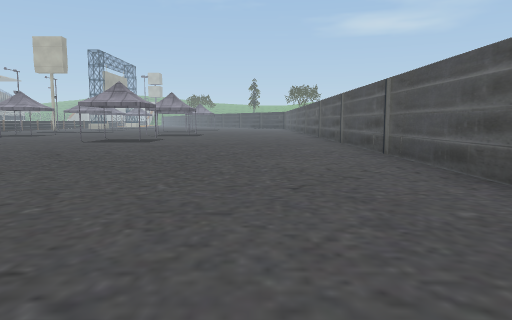
[1] (above)

19 first-person views from a walk through a 3-D level made in the Unity game engine. The camera is 1.3 m above the floor, tilts 6° down and sees 70° across. The floor is counted in squares, 2 m on a side. Each view is taken from the middle of a square. On the plan, view 1 faces up. The plan holds only what a view shows up to about 11 squares ahead; the rest is blank. The place goes on beyond the plan. Some surface patterns are stand-ins.

[2]
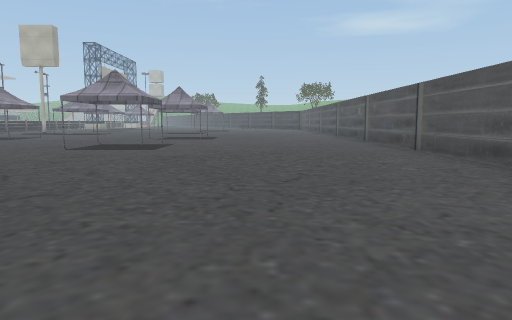

[3]
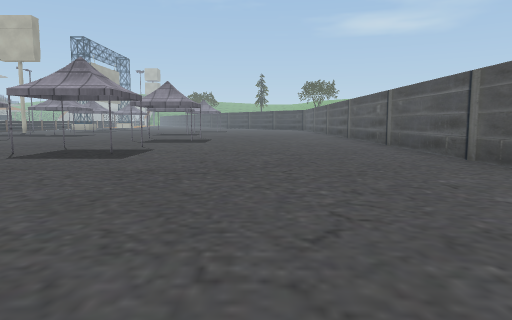

[4]
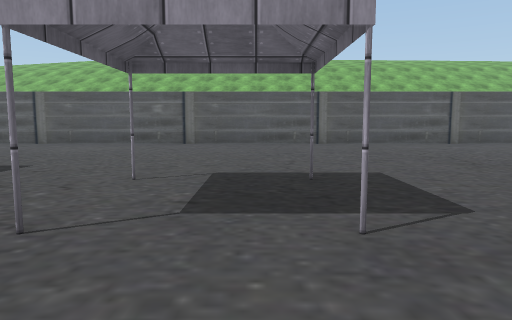

[5]
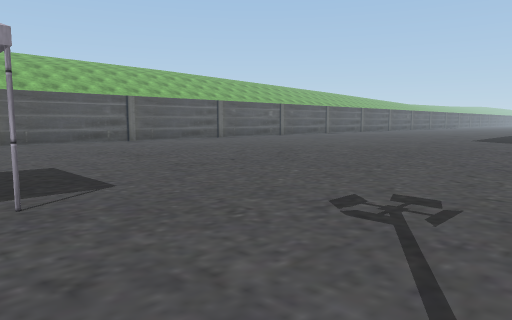

[6]
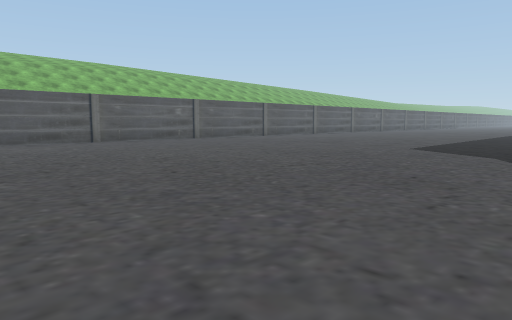

[7]
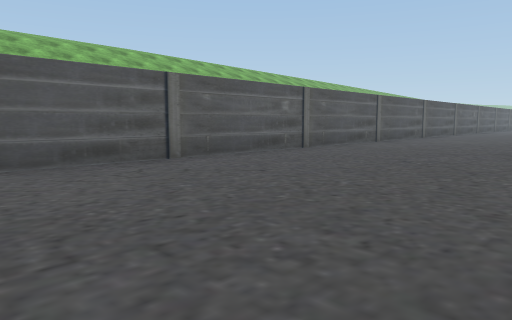

[8]
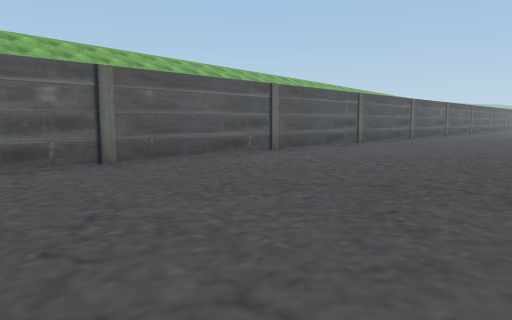

[9]
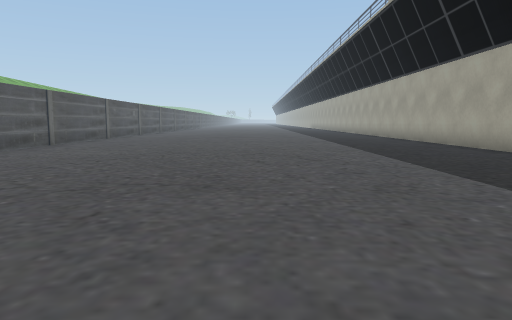

[10]
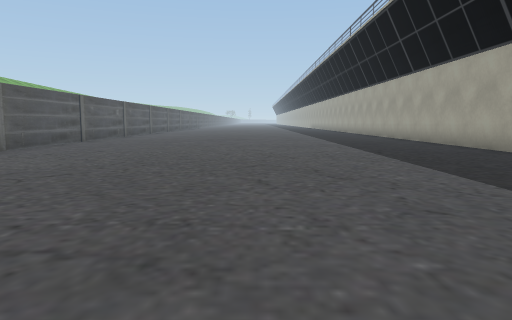

[11]
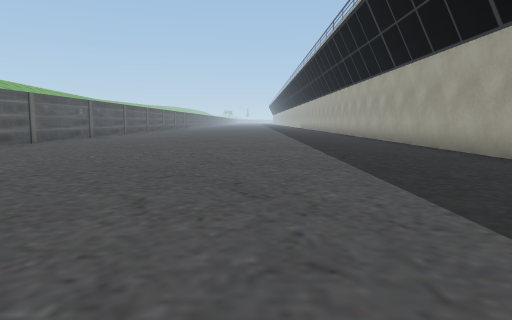

[12]
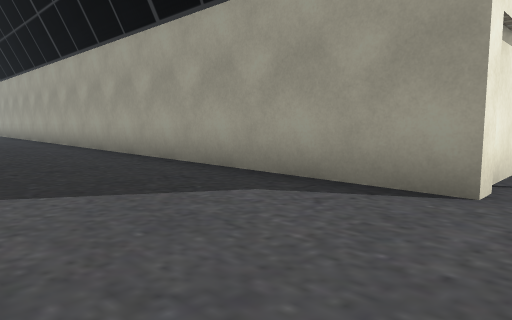

[13]
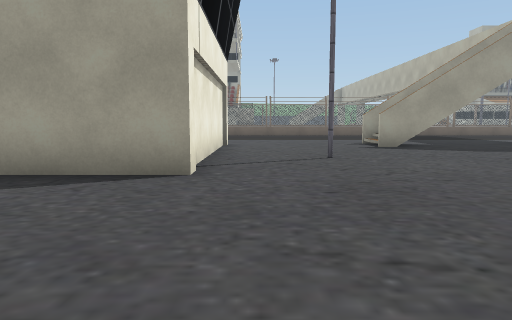

[14]
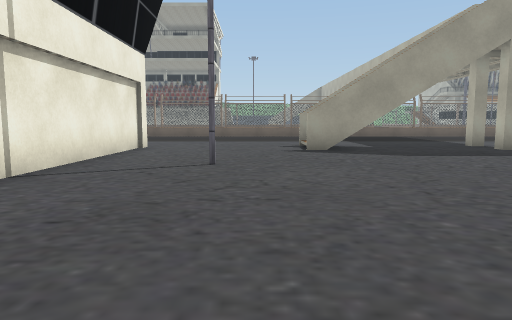

[15]
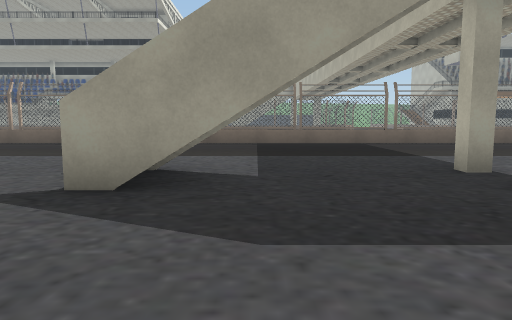

[16]
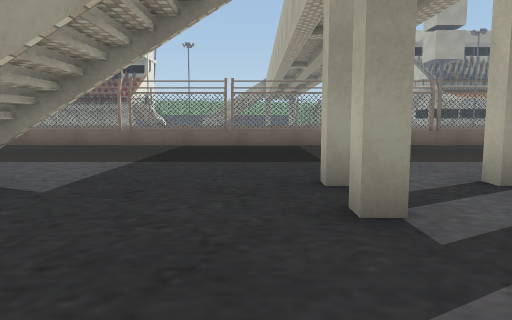

[17]
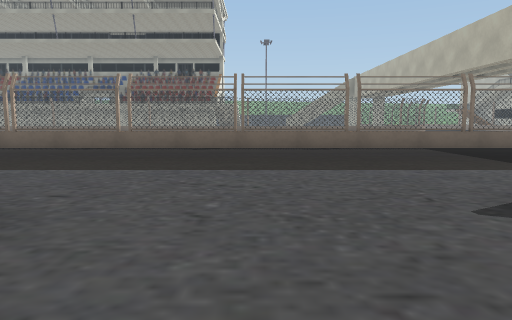

[18]
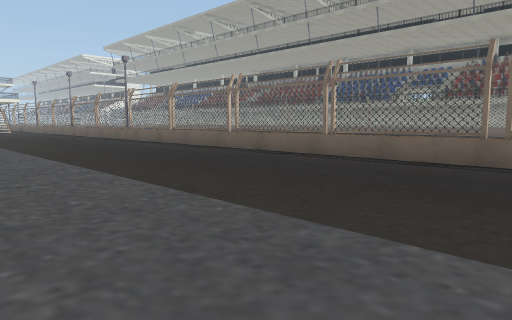

[19]
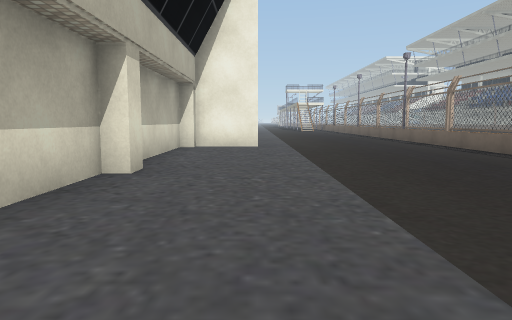

### Floor plan
Key: @ floor where view 1 was taken; # wall or solid block; . floor; = window, fence, low wall or low ledge; T thing the floor can be seen under or through.
Columns run from 21 left of view 1 to 3 right of it. Each row starts with its distance up from view 1.
 17                   ......#
 16 =.           ...........#
 15 #..          ...........#
 14 =....        ..#.#......#
 13 =......     ............#
 12 #........   ...#.#......#
 11 =.....#.#.  ............#
 10 =.......... ............#
  9 =.......................#
  8 =.....TT................#
  7 =.....T= ...............#
  6 =.......................#
  5 =.......................#
  4 =.........#.............#
  3 =.......................#
  2 =......######...........#
  1 =......     #...........#
  0 =......     #........@..#
 -1 =......#    #...........#
 -2 #......#    #...........#
 -3 =......#    #...........#
 -4 =......#    #...........#
 -5 =......#    #...........#
 -6 =......#    #...........#
 -7 =......#    #...........#
 -8 =....###    #...........#
 -9 =.....      #...........#
-10   ...       #...........#
-11    ..       #...........#
-12             #...........#

Positions as (right, up) in squares from view 1, and headings:
1: (0, 0), facing up
2: (-1, 3), facing up
3: (-1, 5), facing up
4: (-8, 13), facing right
5: (-9, 13), facing down-right
6: (-9, 8), facing down-right
7: (-3, 7), facing down-right
8: (-3, 2), facing down-right
9: (-3, 2), facing down
10: (-3, 0), facing down
11: (-4, -1), facing down
12: (-5, 3), facing down-left
13: (-4, 3), facing left
14: (-5, 5), facing left
15: (-10, 8), facing left
16: (-11, 10), facing left
17: (-12, 4), facing left
18: (-15, 2), facing down-left
19: (-16, 2), facing down
